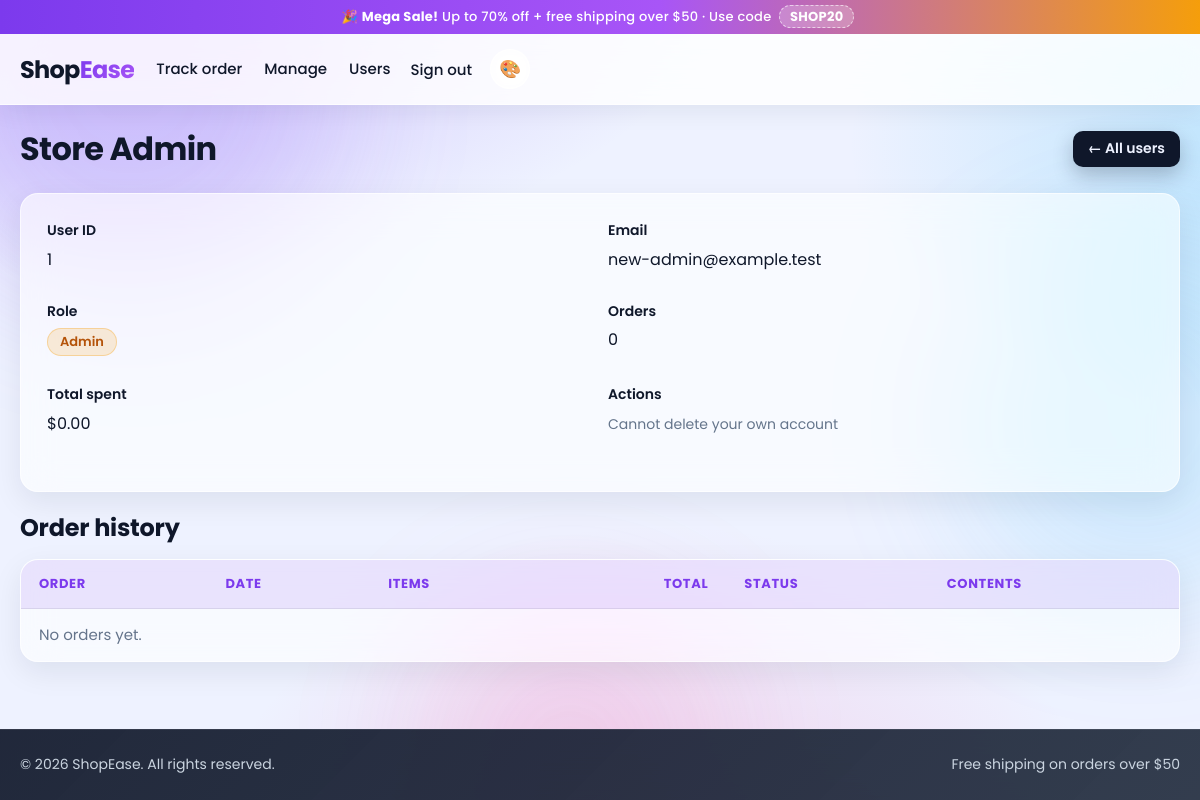
/admin/users/1 (signed in), run on the app's committed database.
### tables this page shows
CREATE TABLE users(
  id INTEGER PRIMARY KEY AUTOINCREMENT, name TEXT NOT NULL,
  email TEXT NOT NULL UNIQUE, password TEXT NOT NULL, is_admin INTEGER DEFAULT 0);

### app.py (the view)
@app.route("/admin/users/<int(max=2147483647):uid>")
@admin_required
def admin_user_detail(uid):
    db = get_db()
    u = db.execute("SELECT * FROM users WHERE id=?", (uid,)).fetchone()
    if not u:
        abort(404)
    orders = db.execute(
        """SELECT o.*, (SELECT COALESCE(SUM(qty),0) FROM order_items WHERE order_id=o.id) AS n_items
           FROM orders o WHERE user_id=? ORDER BY o.id DESC""", (uid,)).fetchall()
    items = {o["id"]: db.execute(
        "SELECT * FROM order_items WHERE order_id=?", (o["id"],)).fetchall() for o in orders}
    stats = db.execute(
        """SELECT COUNT(*) AS orders,
                  COALESCE(SUM(CASE WHEN status != 'Cancelled' THEN total END), 0) AS spent
           FROM orders WHERE user_id=?""", (uid,)).fetchone()
    return render_template("admin_user_detail.html", u=u, orders=orders, items=items, stats=stats)

### app.py (called while the page is built)
def get_db():
    if "db" not in g:
        g.db = sqlite3.connect(DB_PATH)
        g.db.row_factory = sqlite3.Row
        g.db.execute("PRAGMA foreign_keys = ON")
    return g.db

@app.before_request
def csrf_protect():
    if request.method in ("POST", "PUT", "PATCH", "DELETE"):
        expected = session.get("csrf_token")
        supplied = request.form.get("csrf_token") or request.headers.get("X-CSRF-Token", "")
        if not expected or not hmac.compare_digest(str(expected), str(supplied)):
            abort(400, "Invalid or missing CSRF token. Reload the page and try again.")

def csrf_token():
    if "csrf_token" not in session:
        session["csrf_token"] = secrets.token_hex(16)
    return session["csrf_token"]

def current_user():
    if "current_user" in g:
        return g.current_user
    user = None
    uid = session.get("user_id")
    if uid:
        row = get_db().execute(
            "SELECT * FROM users WHERE id=? AND deleted_at IS NULL", (uid,)).fetchone()
        if row and session.get("av") == row["auth_version"]:
            user = row
        else:
            session.clear()
    g.current_user = user
    return user

def admin_required(view):
    @wraps(view)
    def wrapped(*a, **kw):
        user = current_user()
        if not user or not user["is_admin"]:
            abort(403)
        return view(*a, **kw)
    return wrapped

@app.context_processor
def inject_globals():
    return {
        "user": current_user(),
        "cart_count": sum(session.get("cart", {}).values()),
        "all_categories": [r[0] for r in get_db().execute(
            "SELECT DISTINCT category FROM products ORDER BY category")],
        "year": datetime.now().year,
    }

@app.template_filter("money")
def money(v):
    return f"${v:,.2f}"

### templates/admin_user_detail.html (shortened to what this page needs)
{% extends "base.html" %}
{% from "_macros.html" import status_badge %}
{% block content %}
<div class="between page-head">
  <h1>{{ u['name'] }}</h1>
  <a class="btn btn-secondary btn-sm" href="{{ url_for('admin_users') }}">← All users</a>
</div>
<div class="card pad" style="margin-bottom:1.25rem;">
  <div class="form-grid">
    <div class="field"><label>User ID</label><p>{{ u['id'] }}</p></div>
    <div class="field"><label>Email</label><p>{{ u['email'] }}</p></div>
    <div class="field"><label>Role</label><p><span class="tag {{ 'tag-warn' if u['is_admin'] else 'tag-info' }}">{{ 'Admin' if u['is_admin'] else 'Customer' }}</span></p></div>
    <div class="field"><label>Orders</label><p>{{ stats['orders'] }}</p></div>
    <div class="field"><label>Total spent</label><p>{{ stats['spent']|money }}</p></div>
    <div class="field"><label>Actions</label>
      <p>
        {% if u['id'] != user['id'] %}
        <form method="post" action="{{ url_for('admin_user_delete', uid=u['id']) }}" class="inline" data-confirm="Delete {{ u['name'] }} and all of their order history? Stock for their active orders will be restored.">
          <input type="hidden" name="csrf_token" value="{{ csrf_token() }}">
          <button class="btn btn-secondary btn-sm" type="submit">Delete user</button>
        </form>
        {% else %}<span class="muted small">Cannot delete your own account</span>{% endif %}
      </p>
    </div>
  </div>
</div>
<h2>Order history</h2>
<div class="card table-card">
  <table class="table">
    <thead><tr><th>Order</th><th>Date</th><th>Items</th><th class="num">Total</th><th>Status</th><th>Contents</th></tr></thead>
    <tbody>
    {% for o in orders %}
      <tr>
        <td><a href="{{ url_for('order_detail', oid=o['id']) }}"><strong>#{{ o['id'] }}</strong></a></td>
        <td>{{ o['created_at'] }}</td>
        <td class="num">{{ o['n_items'] }}</td>
        <td class="num">{{ o['total']|money }}</td>
        <td>{{ status_badge(o['status']) }}</td>
        <td>
          <ul class="mini-list">
            {% for it in items[o['id']] %}<li><span>{{ it['name'] }} × {{ it['qty'] }}</span><span>{{ (it['price'] * it['qty'])|money }}</span></li>{% endfor %}
          </ul>
        </td>
      </tr>
    {% else %}<tr><td colspan="6" class="center muted">No orders yet.</td></tr>{% endfor %}
    </tbody>
  </table>
</div>
{% endblock %}

### static/css/style.css (style rules this page uses)
:root { --primary:#7c3aed;--primary-2:#a855f7;--primary-dark:#6d28d9;--primary-soft:rgba(124,58,237,.12); --accent:#f59e0b;--accent-2:#fbbf24;--accent-dark:#d97706; --ink:#0f172a;--muted:#64748b;--bg:#eef2ff; --glass:rgba(255,255,255,.62);--glass-strong:rgba(255,255,255,.82);--glass-border:rgba(255,255,255,.65); --field-bg:rgba(255,255,255,.75);--line:rgba(15,23,42,.08);--line-strong:rgba(15,23,42,.14); --orb1:rgba(139,92,246,.38);--orb2:rgba(56,189,248,.32);--orb3:rgba(244,114,182,.30); --ok:#16a34a;--warn:#d97706;--danger:#dc2626;--info:#2563eb; --radius:18px;--radius-sm:12px;--gap:24px; --shadow:0 10px 30px rgba(15,23,42,.08);--shadow-lg:0 20px 50px rgba(15,23,42,.14); --font:"Poppins","Segoe UI",Roboto,"Helvetica Neue",Arial,sans-serif; }
* { box-sizing:border-box }
html { font-size:16px;scroll-behavior:smooth }
body { margin:0;font-family:var(--font);font-size:1rem;line-height:1.55;color:var(--ink); min-height:100vh;display:flex;flex-direction:column; background: radial-gradient(1100px 600px at 8% -10%,var(--orb1),transparent 60%), radial-gradient(900px 520px at 112% 18%,var(--orb2),transparent 55%), radial-gradient(800px 700px at 55% 118%,var(--orb3),transparent 60%), var(--bg); background-attachment:fixed }
a { color:var(--primary);text-decoration:none }
h1 { font-size:2rem;line-height:1.25;margin:0 0 var(--gap);font-weight:700;letter-spacing:-.02em }
h2 { font-size:1.5rem;line-height:1.3;margin:0 0 16px;font-weight:700;letter-spacing:-.01em }
p { margin:0 0 12px }
.small { font-size:.875rem }
.muted { color:var(--muted) }
.center { text-align:center }
label { display:block;font-size:.875rem;font-weight:600;margin-bottom:6px }
.field { margin-bottom:16px }
.form-grid { display:grid;grid-template-columns:1fr 1fr;gap:0 16px }
.btn { display:inline-flex;align-items:center;justify-content:center;height:44px;padding:0 20px;border-radius:var(--radius-sm); border:1px solid transparent;font-weight:600;font-size:.9375rem;cursor:pointer;white-space:nowrap; text-decoration:none!important;transition:transform .15s,box-shadow .15s,background .15s }
.btn-sm { height:36px;padding:0 14px;font-size:.875rem;border-radius:10px }
.btn-secondary { background:var(--ink);color:var(--bg);box-shadow:0 8px 20px rgba(15,23,42,.25) }
.card { background:var(--glass);border:1px solid var(--glass-border);border-radius:var(--radius); backdrop-filter:blur(18px) saturate(160%);-webkit-backdrop-filter:blur(18px) saturate(160%); box-shadow:var(--shadow);transition:transform .2s ease,box-shadow .2s ease,border-color .2s }
.pad { padding:26px }
.section-head,.between { display:flex;align-items:center;justify-content:space-between;gap:16px }
.page-head { margin-bottom:var(--gap) }
.page-head h1,.page-head p { margin-bottom:0 }
.tag { display:inline-block;padding:3px 12px;border-radius:999px;font-size:.8125rem;font-weight:600;white-space:nowrap; border:1px solid transparent }
.tag-warn { background:rgba(245,158,11,.16);color:#b45309;border-color:rgba(245,158,11,.3) }
.table-card { overflow-x:auto;background:var(--glass) }
.table { width:100%;border-collapse:collapse }
.table th,.table td { padding:14px 18px;border-bottom:1px solid var(--line);text-align:left;vertical-align:middle;font-size:.9375rem }
.table th { background:var(--primary-soft);font-size:.8125rem;font-weight:700;color:var(--primary); text-transform:uppercase;letter-spacing:.05em }
.table th:first-child { border-top-left-radius:14px }
.table th:last-child { border-top-right-radius:14px }
.table tbody tr { transition:background .15s }
.table tbody tr:last-child td { border-bottom:0 }
.table .num { text-align:right }

### data on the page
users: name "Store Admin", id "1", email "new-admin@example.test", is_admin "Admin"

### other printed values
{{ stats['orders'] }} "0"
{{ stats['spent']|money }} "$0.00"
